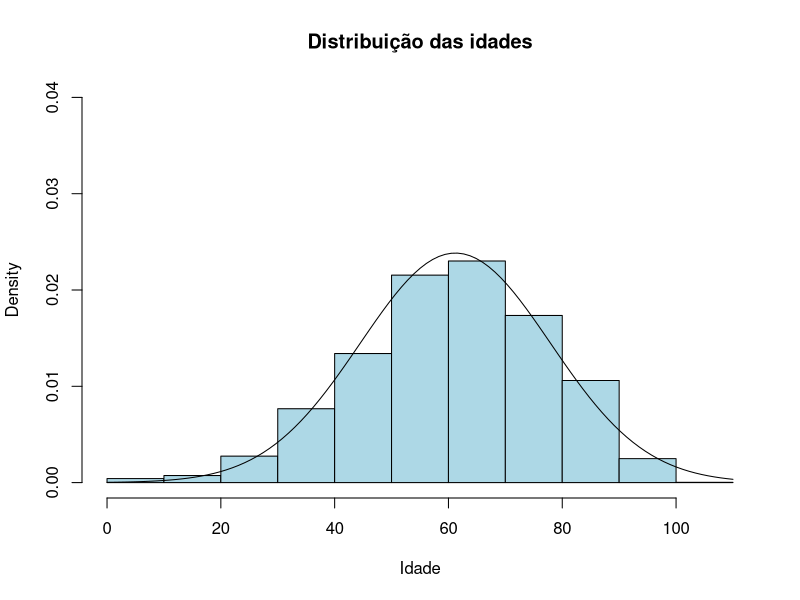
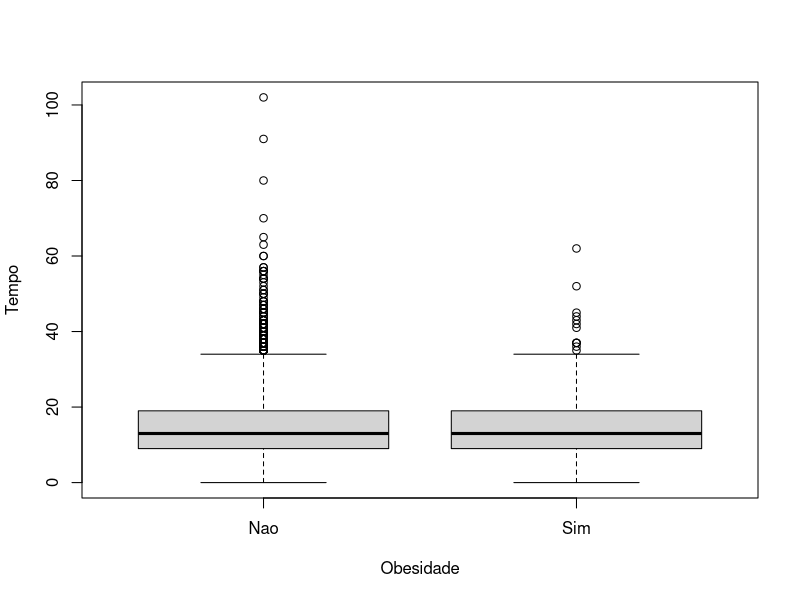
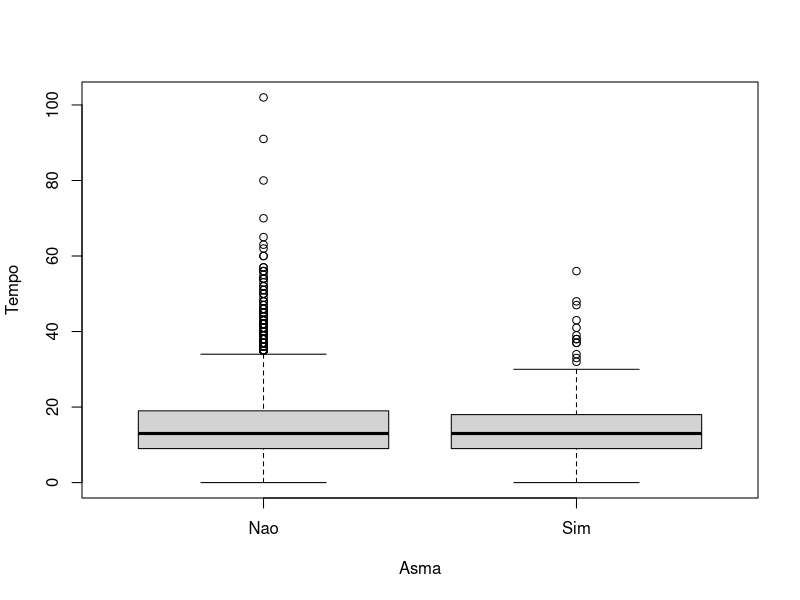
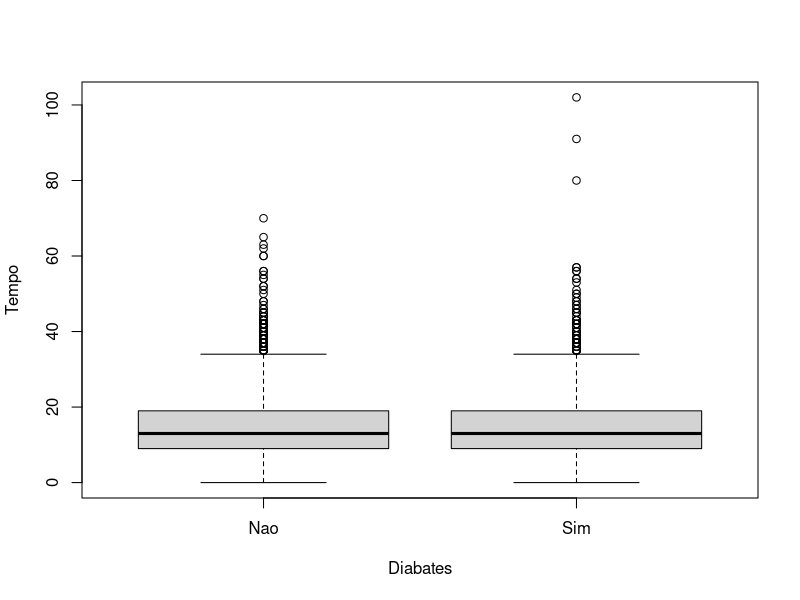
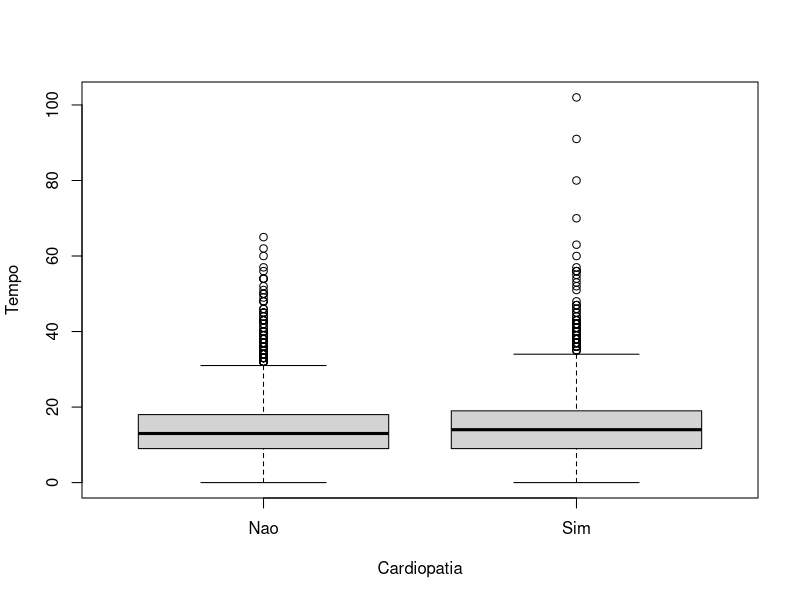
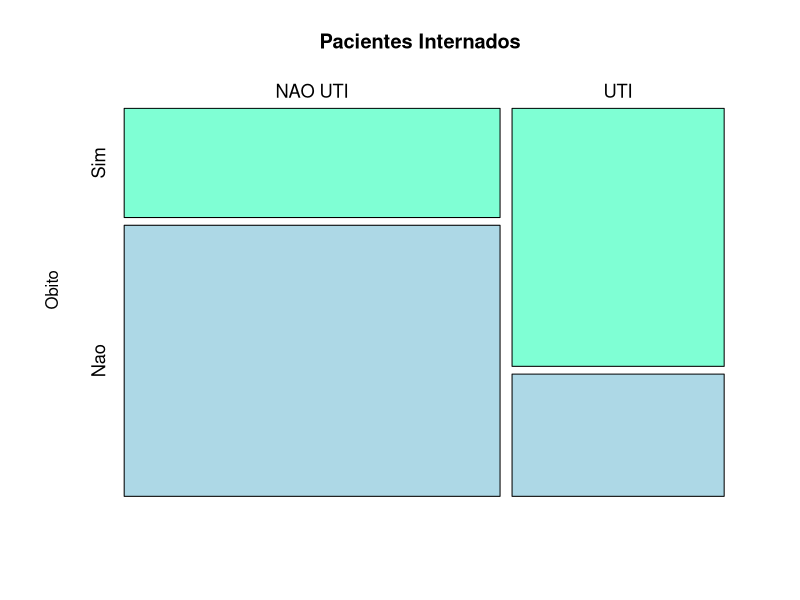

Reproduce these figures in R, in order.
library(readr)
library(dplyr)
library(psych)
library(ggplot2)


datasetcovid <- read_csv("datasetcovid.csv")

# Transformar sexo em fator

datasetcovid$CS_SEXO <- factor(datasetcovid$CS_SEXO, label = c("M", "F"),
                               levels = c(0,1))

# Transformando escolaridade em fator

datasetcovid$CS_ESCOL_N <- factor(datasetcovid$CS_ESCOL_N,
                                  labels = c("Sem escolaridade", "Fundamental 1", "Fundamental 2", "Medio", "Superior"),
                                  levels = 0:4, order = T)

# Transformando raça em fator

datasetcovid$CS_RACA <- factor(datasetcovid$CS_RACA,
                               labels = c("Branca", "Preta", "Amarela", "Parda", "Indigena"),
                               levels = 1:5)

# Tranformando obesidade, asma, diabetes, cardiopatia e UTI em fator

datasetcovid$OBESIDADE <- factor(datasetcovid$OBESIDADE,
                                 labels = c("Nao", "Sim"),
                                 levels = c(0,1))
datasetcovid$ASMA <- factor(datasetcovid$ASMA,
                                 labels = c("Nao", "Sim"),
                                 levels = c(0,1))
datasetcovid$DIABETES <- factor(datasetcovid$DIABETES,
                            labels = c("Nao", "Sim"),
                            levels = c(0,1))
datasetcovid$CARDIOPATI <- factor(datasetcovid$CARDIOPATI,
                                labels = c("Nao", "Sim"),
                                levels = c(0,1))

datasetcovid$UTI <- factor(datasetcovid$UTI,
                                  labels = c("Nao", "Sim"),
                                  levels = c(0,1))

glimpse(datasetcovid)

#Analise descritiva

# tabela cruzada sexo e escolaridade
tabela_1 <- table(datasetcovid$CS_SEXO, datasetcovid$CS_ESCOL_N)
prop.table(tabela_1)

# Histograma e tabela para variável idade
hist(datasetcovid$NU_IDADE_N, freq = F,  xlab = "Idade", ylim = c(0, 0.04), main = "Distribuição das idades", col = "lightblue")
curve(dnorm(x, mean = mean(datasetcovid$NU_IDADE_N), sd = sd(datasetcovid$NU_IDADE_N)), add = T)
range(datasetcovid$NU_IDADE_N)
nclass.Sturges(datasetcovid$NU_IDADE_N)
tabela_2 <- table(cut(datasetcovid$NU_IDADE_N, seq(0, 102, l = 14)))
summary(datasetcovid$NU_IDADE_N)

# Distribuição da idade por grupos: sexo e escolaridade.
describeBy(datasetcovid$NU_IDADE_N, group = datasetcovid$CS_SEXO:datasetcovid$CS_ESCOL_N)


# Distribuição e boxplot entre obesidade e tempo entre os primeiros sintomas e a data de evolução

tapply(datasetcovid$TEMP_SIN, datasetcovid$OBESIDADE, summary)
tapply(datasetcovid$TEMP_SIN, datasetcovid$OBESIDADE, sd)
plot(datasetcovid$TEMP_SIN ~ datasetcovid$OBESIDADE, ylab = "Tempo" , xlab = "Obesidade")

#Associação entre as variáveis
#fprov = table(datasetcovid$OBESIDADE)
#variancias <- tapply(datasetcovid$TEMP_SIN, datasetcovid$OBESIDADE, var)
#s2barra = weighted.mean(variancias, fprov)
#s2 = var(datasetcovid$TEMP_SIN)
#R2 <- 1 - (s2barra/s2)
#R2

# Distribuição e boxplot entre asma e tempo entre os primeiros sintomas e a data de evolução

tapply(datasetcovid$TEMP_SIN, datasetcovid$ASMA, summary)
tapply(datasetcovid$TEMP_SIN, datasetcovid$ASMA, sd)
plot(datasetcovid$TEMP_SIN ~ datasetcovid$ASMA, ylab = "Tempo", xlab = "Asma")


# Distribuição e boxplot entre diabetes e tempo entre os primeiros sintomas e a data de evolução

tapply(datasetcovid$TEMP_SIN, datasetcovid$DIABETES, summary)
tapply(datasetcovid$TEMP_SIN, datasetcovid$DIABETES, sd)
plot(datasetcovid$TEMP_SIN ~ datasetcovid$DIABETES, ylab = "Tempo", xlab = "Diabates")

# Distribuição e boxplot entre cardiopatia e tempo entre os primeiros sintomas e a data de evolução

tapply(datasetcovid$TEMP_SIN, datasetcovid$CARDIOPATI, summary)
tapply(datasetcovid$TEMP_SIN, datasetcovid$CARDIOPATI, sd)
plot(datasetcovid$TEMP_SIN ~ datasetcovid$CARDIOPATI, ylab = "Tempo", xlab = "Cardiopatia")

#UTI X Obitos

Obito <- factor(datasetcovid$EVOLUCAO,
                labels = c("Sim", "Nao"),
                levels = c(1,0))

tabela_3 <- table(datasetcovid$UTI, Obito)
row.names(tabela_3) <- c("NAO UTI", "UTI")
tabela_3

mosaicplot(tabela_3, col = c("aquamarine", "lightblue"), cex =1.1,
           main = "Pacientes Internados" )

Q2 <- chisq.test(tabela_3)
Q2

tabela_4 <- table(datasetcovid$CS_SEXO, Obito)

Q2 <- chisq.test(tabela_4)
Q2

tabela_5 <- table(datasetcovid$CS_ESCOL_N, Obito)
Q2 <- chisq.test(tabela_5)
Q2

tabela_6 <- table(datasetcovid$CS_RACA, Obito)
Q2 <- chisq.test(tabela_6)
Q2

tabela_7 <- table(datasetcovid$OBESIDADE, Obito)
Q2 <- chisq.test(tabela_7)
Q2

tabela_8 <- table(datasetcovid$DIABETES, Obito)
Q2 <- chisq.test(tabela_8)
Q2

tabela_9 <- table(datasetcovid$CARDIOPATI, Obito)
Q2 <- chisq.test(tabela_9)
Q2

tabela_10 <- table(datasetcovid$ASMA, Obito)
Q2 <- chisq.test(tabela_10)
Q2

